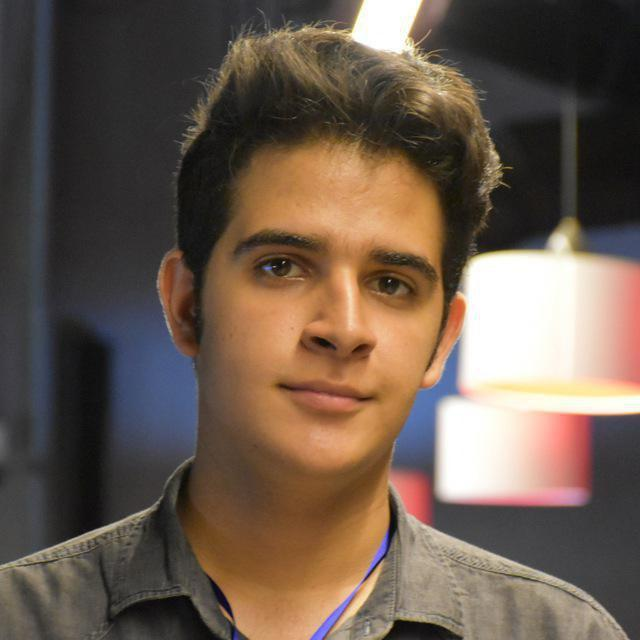
#> input picture Image Morphing/sample 1/first.jpg, 640 x 640 px, found by its file name
$ python show_tri.py
#> lines starting #> are read from the running program, lines starting #| are printed output that depends on the picture
import numpy as np
import cv2
from scipy.spatial import Delaunay
from matplotlib import pyplot as plt


def main():
    first = cv2.imread("first.jpg")
#> first is the input picture: shape (640, 640, 3); mean B, G, R 78.2, 91, 107.6
    last = cv2.imread("last.jpg")
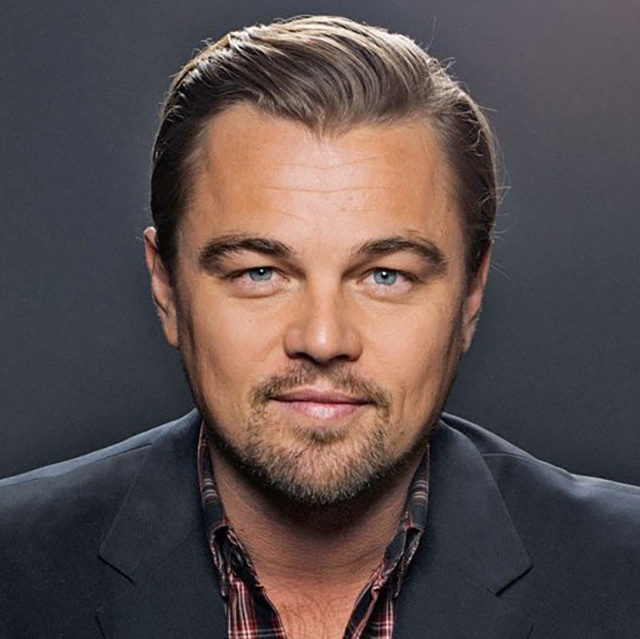
#> input picture Image Morphing/sample 1/last.jpg, 640 x 639 px, found by its file name
#> last is the input picture: shape (639, 640, 3); mean B, G, R 76.1, 77.6, 90.3
    first_points_file = open("first_points.txt", 'r')
#> (reads Image Morphing/sample 1/first_points.txt from the repository)
    last_points_file = open("last_points.txt", 'r')
#> (reads Image Morphing/sample 1/last_points.txt from the repository)

    n = int(next(first_points_file))
    first_points = np.zeros((n+5, 2))
    last_points = np.zeros_like(first_points)
    for i in range(n):
        x, y = [float(x) for x in next(first_points_file).split()]
        first_points[i] = (x, y)
        x, y = [float(x) for x in next(last_points_file).split()]
        last_points[i] = (x, y)

    w1, h1 = len(first[0]), len(first)
#> w1 = 640; h1 = 640
    w2, h2 = len(last[0]), len(last)
#> w2 = 640; h2 = 639
    w, h = max(w1, w2), max(h1, h2)
#> w = 640; h = 640
    first_points[n] = (0, 0)
    first_points[n + 1] = (w1 - 1, 0)
    first_points[n + 2] = (0, h1 - 1)
    first_points[n + 3] = (w1 - 1, h1 - 1)
    first_points[n + 4] = (w1 / 2, h1 - 1)
    last_points[n] = (0, 0)
    last_points[n + 1] = (w2 - 1, 0)
    last_points[n + 2] = (0, h2 - 1)
    last_points[n + 3] = (w2 - 1, h2 - 1)
    last_points[n + 4] = (w2 / 2, h2 - 1)

    tri = Delaunay(first_points)

    plt.imshow(first)
    plt.triplot(first_points[:, 0], first_points[:, 1], tri.simplices)
    plt.plot(first_points[:, 0], first_points[:, 1], 'o')
    plt.savefig("first_triangulated.jpg")
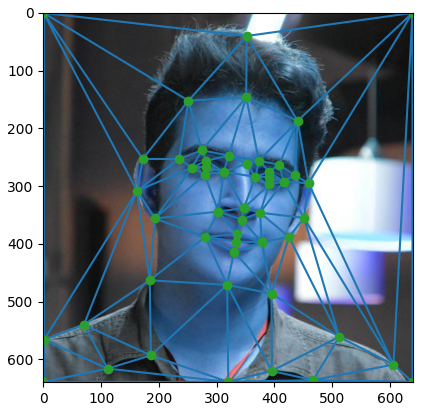
#> figure drawn by matplotlib, 1 panel; B, G, R data is drawn as R, G, B
    plt.clf()
    plt.imshow(last)
    plt.triplot(last_points[:, 0], last_points[:, 1], tri.simplices)
    plt.plot(last_points[:, 0], last_points[:, 1], 'o')
    plt.savefig("last_triangulated.jpg")
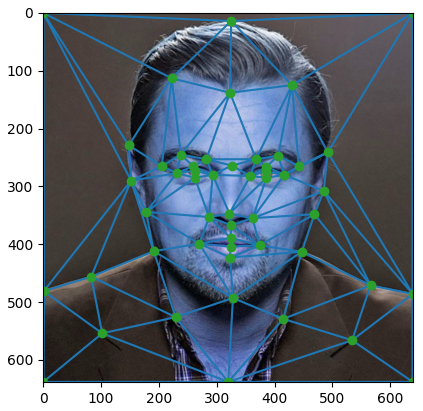
#> figure drawn by matplotlib, 1 panel; B, G, R data is drawn as R, G, B


if __name__ == '__main__':
    main()
